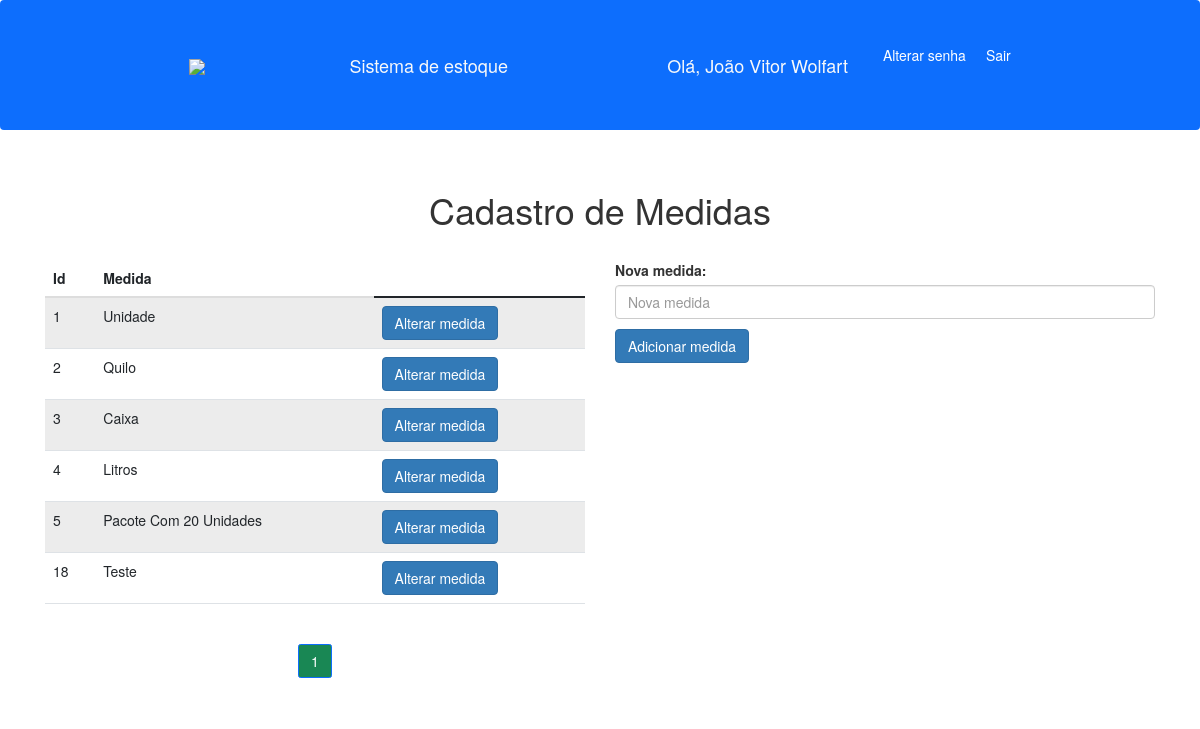
The app's page /adicionar_medida/ (signed in), older data.
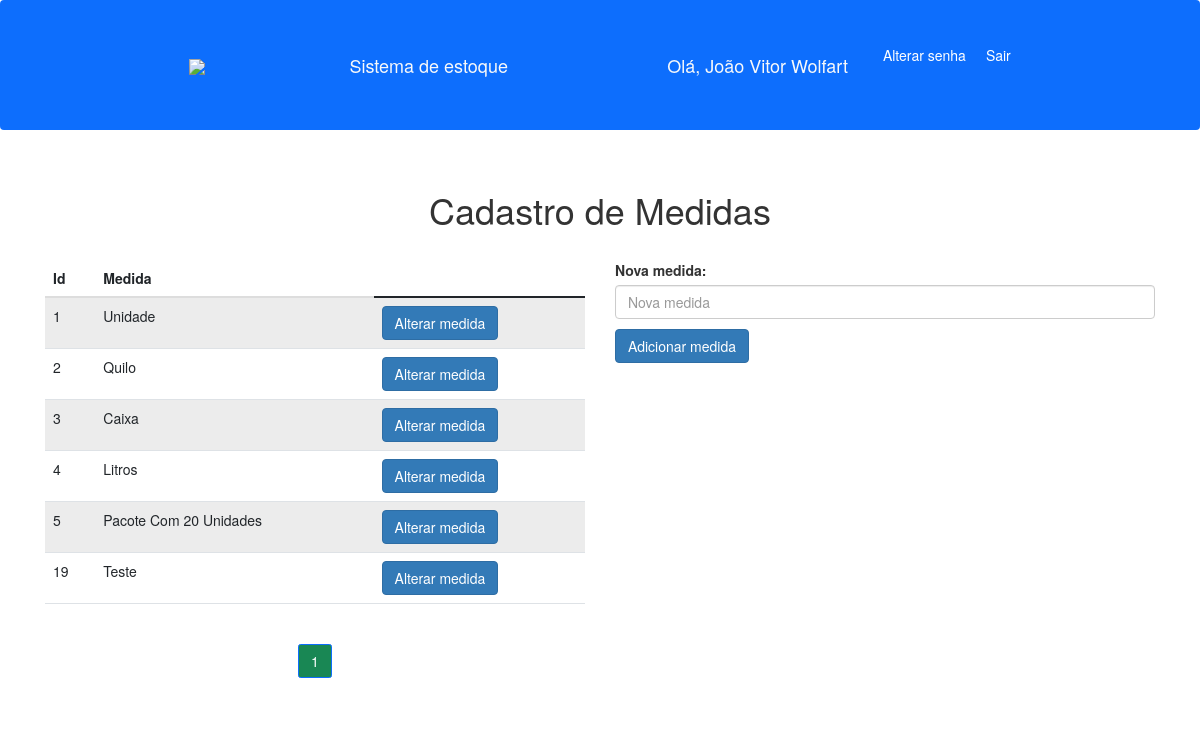
The same page, newer data.
### produtos/models.py (models this page shows, shortened)
class Medidas(models.Model):
    descricao = models.CharField(max_length=50)

### produtos/views.py (the view, shortened to what this page needs)
# urls.py: path('adicionar_medida/', views.adicionar_medida, name='adicionar_medida'),
@login_required(login_url='login')
def adicionar_medida(request):
    medidas = Medidas.objects.all()
    paginator = Paginator(medidas, 6)
    page = request.GET.get('p')
    medidas = paginator.get_page(page)
    if request.method != 'POST':
        return render(request, 'paginas/adicionar_medida.html', {'medidas':medidas})

### produtos/templates/paginas/adicionar_medida.html (shortened to what this page needs)
{% extends 'base.html'%}
{%block 'conteudo'%}
<h1 class="text-center my-5">Cadastro de Medidas</h1>
<div class="row">
  <div class="col-lg-6">
    <table class="table table-striped table-hover">
      <thead>
        <tr>
          <th scope="col">Id</th>
          <th scope="col">Medida</th>
        </tr>
      </thead>
      <tbody>
        {% for c in medidas%}
        <tr>
            <td>{{c.id}}</td>
            <td>{{c.descricao}}</td>
            <td><a href="{% url 'alterar_medida' c.id%}" class="btn btn-primary">Alterar medida</a></td>
        </tr>
        {%endfor%}
      </tbody>
    </table>
    <nav aria-label="Page navigation example" class="text-center justify-content-center">
      <ul class="pagination justify-content-center">
        {%for pagina in medidas.paginator.page_range%}
        {%if medidas.number == pagina%}
          <li class="page-item active"><a class="page-link bg-success" href="?p={{pagina}}">{{pagina}}</a></li>
        {% else %}
          <li class="page-item"><a class="page-link" href="?p={{pagina}}">{{pagina}}</a></li>
        {%endif%}
        {%endfor%}
      </ul>
    </nav>
  </div>
  <div class="col-lg-6">
    <form method="post" action="{% url 'adicionar_medida' %}" enctype="multipart/form-data">
      <div class="mb-3">
        <label class="form-label">Nova medida: </label>
        <input type="text" class="form-control" name="medida" placeholder="Nova medida" value="{{request.POST.medida}}">
      </div>
      <button type="submit" class="btn btn-primary">Adicionar medida</button>
    </form>
  </div>
</div>
{%endblock%}

Row changes from the older to the newer data that the page shows:
removed Medidas: id "18", descricao "Teste"
added Medidas: id "19", descricao "Teste"
